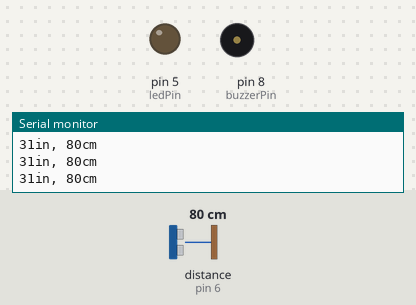
Simulated run of this sketch. Board: Arduino Uno, built with avr-gcc and run on an emulated ATmega328P. Parts: output pins drawn as LEDs (lit = HIGH), buzzer (waves = sounding), the last lines printed to the serial monitor. Wiring (inferred from the names in the program): ultrasonic range finder: trigger pin 7; echo pin 6. Inputs (shaded band) come from the test bench; at power-on: distance to the obstacle (sensor on pin 6) 80 cm. The echo pulse lasts 58.3 µs per cm; random numbers use the default seed unless the sketch sets one; pins used as bus, display or sensor lines are not drawn.

Above: at 1.2 s.
1.3 s: distance to the obstacle (sensor on pin 6) set to 23 cm
2.8 s: distance to the obstacle (sensor on pin 6) set to 18 cm
At 3.34 s:
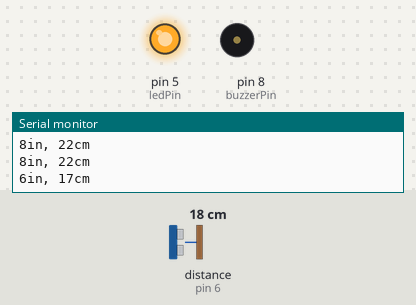
5.8 s: distance to the obstacle (sensor on pin 6) set to 35 cm
7.3 s: distance to the obstacle (sensor on pin 6) set to 2 cm
At 9.2 s:
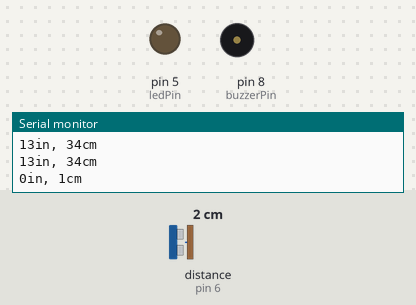
Timing chart, 0 to 11.3 s (numbered marks = the images above; inputs shaded):
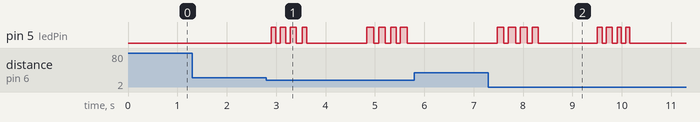

Measured:
- the behaviour switches between 21 and 20 cm on distance to the obstacle (sensor on pin 6) (found by bisection; images 0 and 1)
- after the input at 2.8 s, pin 5 (ledPin): goes 3 × (HIGH 0.09 s, LOW 0.09 s), HIGH 0.10 s, LOW 1.2 s, 3 × (HIGH 0.14 s, LOW 0.09 s), HIGH 0.13 s, then LOW, starting after 0.10 s
- after the input at 7.3 s, pin 5 (ledPin): goes 3 × (HIGH 0.14 s, LOW 0.09 s), HIGH 0.12 s, LOW 1.2 s, 3 × (HIGH 0.10 s, LOW 0.08 s), HIGH 0.08 s, then LOW, starting after 0.17 s

The sketch:

Task2_ANTI_COVID_CAP.ino
```cpp
/*
  The COVID safe cap. Stay safe guys
*/

const int ledPin = 5;    // LED pin
const int echoPin = 6;   // Echo Pin of Ultrasonic Sensor
const int trigPin = 7;   // Trigger Pin of Ultrasonic Sensor
const int buzzerPin = 8; // Buzzer positive pin

int counter = 0;

void setup() {
   Serial.begin(9600); // Starting Serial Terminal
   pinMode(trigPin, OUTPUT);
   pinMode(echoPin, INPUT);
   pinMode(ledPin, OUTPUT);
}

void loop() {
   long duration, inches, cm;

   digitalWrite(trigPin, LOW);
   delayMicroseconds(2);
   digitalWrite(trigPin, HIGH);
   delayMicroseconds(10);
   digitalWrite(trigPin, LOW);

   duration = pulseIn(echoPin, HIGH);
   inches = microsecondsToInches(duration);
   cm = microsecondsToCentimeters(duration);
   Serial.print(inches);
   Serial.print("in, ");
   Serial.print(cm);
   Serial.print("cm");
   Serial.println();
   delay(100);
   if (cm > 500)
   {
    //do nothing because this is the stable range of the sensor
   }
   else if (cm < 20) // here we detect that your hand is trying to get to your face
   {
     // making some noise here
     chatter1();
     chatter2();
     chatter1();
     chatter2();
     noTone(buzzerPin);
     delay(1000);
   }
   else
   {
      digitalWrite(ledPin, LOW);
//      beep(700, cm);
   }
}


void chatter1() {

    int k = random(1000,2000);
    digitalWrite(ledPin, HIGH);
    for (int i = 0; i <= random(100,2000); i++){

        tone(buzzerPin, k+(-i*2));
        delay(random(.9,2));
    }
    digitalWrite(ledPin, LOW);
    for (int i = 0; i <= random(100,1000); i++){

        tone(buzzerPin, k + (i * 10));
        delay(random(.9,2));
    }
}

void chatter2() {

    int k = random(1000,2000);
    digitalWrite(ledPin, HIGH);
    for (int i = 0; i <= random(100,2000); i++){

        tone(buzzerPin, k+(i*2));
        delay(random(.9,2));
    }
    digitalWrite(ledPin, LOW);
    for (int i = 0; i <= random(100,1000); i++){

        tone(buzzerPin, k + (-i * 10));
        delay(random(.9,2));
    }
}

long microsecondsToInches(long microseconds) {
   return microseconds / 74 / 2;
}

long microsecondsToCentimeters(long microseconds) {
   return microseconds / 29 / 2;
}

void beep(int note, int duration)
{
  //Play tone on buzzerPin
  tone(buzzerPin, note, duration);
}
```
